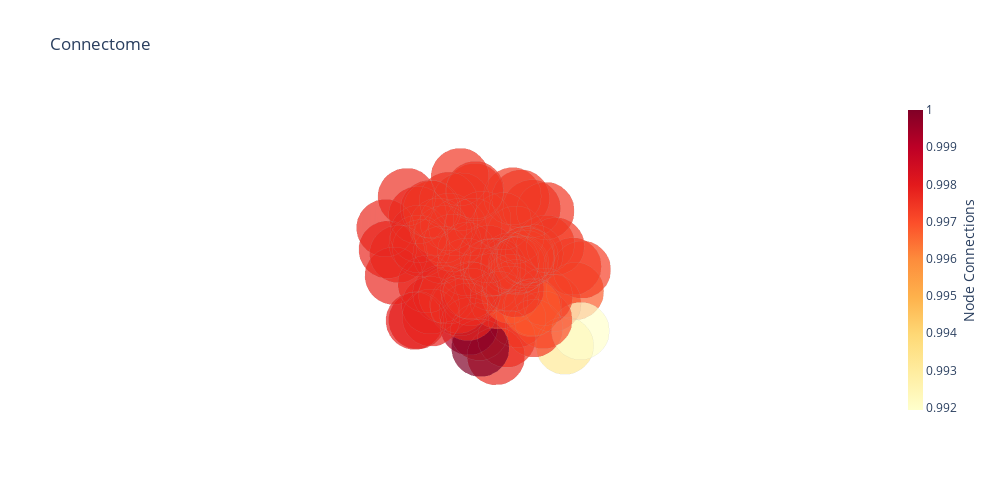

The cell this chart's notebook holds for it:
### Code cell
plot_nodes(data[10], opacity=0.7, colour='YlOrRd')

### Figure 1 — Plotly figure (JSON) as saved in the notebook; plotly's stock layout.template omitted (floating-point values rounded to 4 significant figures)
{"data": [{"hoverinfo": "text", "marker": {"color": [0.9974, 0.9977, 0.9931, 0.9973, 0.9974, 0.9975, 0.9974, 0.9974, 0.9975, 0.9975, 0.9976, 0.9973, 0.9975, 0.9975, 0.9975, 0.9976, 0.9976, 0.9976, 0.9977, 0.9976, 0.9977, 0.9977, 0.9977, 0.9976, 0.9978, 0.9978, 0.9992, 1, 0.9979, 0.9979, 0.9978, 0.9978, 0.9977, 0.9976, 0.9975, 0.9974, 0.9975, 0.9976, 0.9975, 0.9976, 0.9978, 0.9971, 0.9967, 0.9919, 0.9971, 0.9972, 0.9974, 0.9973, 0.9973, 0.9974, 0.9974, 0.9974, 0.9972, 0.9974, 0.9974, 0.9975, 0.9974, 0.9974, 0.9975, 0.9974, 0.9975, 0.9975, 0.9974, 0.9974, 0.9974, 0.9974, 0.9974, 0.9969, 0.9968, 0.9974, 0.9974, 0.9974, 0.9974, 0.9974, 0.9973, 0.9975, 0.9974, 0.9973, 0.9974, 0.9974, 0.9975, 0.9974, 0.9975], "colorbar": {"thickness": 15, "title": {"side": "right", "text": "Node Connections"}, "xanchor": "left"}, "colorscale": [[0, "rgb(255,255,204)"], [0.125, "rgb(255,237,160)"], [0.25, "rgb(254,217,118)"], [0.375, "rgb(254,178,76)"], [0.5, "rgb(253,141,60)"], [0.625, "rgb(252,78,42)"], [0.75, "rgb(227,26,28)"], [0.875, "rgb(189,0,38)"], [1, "rgb(128,0,38)"]], "line": {"color": "rgba(50,50,50,0.3)", "width": 0.5}, "opacity": 0.7, "size": 20, "symbol": "circle"}, "mode": "markers", "name": "actors", "text": ["rh.lateralorbitofrontal", "rh.parsorbitalis", "rh.frontalpole", "rh.medialorbitofrontal", "rh.parstriangularis", "rh.parsopercularis", "rh.rostralmiddlefrontal", "rh.superiorfrontal", "rh.caudalmiddlefrontal", "rh.precentral", "rh.paracentral", "rh.rostralanteriorcingulate", "rh.caudalanteriorcingulate", "rh.posteriorcingulate", "rh.isthmuscingulate", "rh.postcentral", "rh.supramarginal", "rh.superiorparietal", "rh.inferiorparietal", "rh.precuneus", "rh.cuneus", "rh.pericalcarine", "rh.lateraloccipital", "rh.lingual", "rh.fusiform", "rh.parahippocampal", "rh.entorhinal", "rh.temporalpole", "rh.inferiortemporal", "rh.middletemporal", "rh.bankssts", "rh.superiortemporal", "rh.transversetemporal", "rh.insula", "Right-Thalamus-Proper", "Right-Caudate", "Right-Putamen", "Right-Pallidum", "Right-Accumbens-area", "Right-Hippocampus", "Right-Amygdala", "lh.lateralorbitofrontal", "lh.parsorbitalis", "lh.frontalpole", "lh.medialorbitofrontal", "lh.parstriangularis", "lh.parsopercularis", "lh.rostralmiddlefrontal", "lh.superiorfrontal", "lh.caudalmiddlefrontal", "lh.precentral", "lh.paracentral", "lh.rostralanteriorcingulate", "lh.caudalanteriorcingulate", "lh.posteriorcingulate", "lh.isthmuscingulate", "lh.postcentral", "lh.supramarginal", "lh.superiorparietal", "lh.inferiorparietal", "lh.precuneus", "lh.cuneus", "lh.pericalcarine", "lh.lateraloccipital", "lh.lingual", "lh.fusiform", "lh.parahippocampal", "lh.entorhinal", "lh.temporalpole", "lh.inferiortemporal", "lh.middletemporal", "lh.bankssts", "lh.superiortemporal", "lh.transversetemporal", "lh.insula", "Left-Thalamus-Proper", "Left-Caudate", "Left-Putamen", "Left-Pallidum", "Left-Accumbens-area", "Left-Hippocampus", "Left-Amygdala", "Brain-Stem"], "type": "scatter3d", "x": [25.01, 43.79, 9.596, 5.799, 48.4, 48.19, 33.75, 10.98, 37.09, 43.14, 7.869, 6.377, 5.578, 5.761, 7.733, 47.91, 55.7, 25.56, 44.92, 9.752, 6.562, 7.694, 33.85, -1, 34.32, 25.04, 23.99, 30.97, 51.18, 58.72, 55.88, 54.11, 45.48, 37.46, 11.58, 14.02, 26.46, 21.44, 9.618, 26.54, 23.59, -24.08, -43.18, -6.732, -4.81, -47.45, -47.12, -32.96, -9.884, -35.49, -42.58, -6.47, -5.483, -4.827, -4.974, -6.78, -47.1, -55.42, -24.52, -43.52, -8.792, -7.006, -9.405, -31.03, -15.11, -33.9, -25.13, -24.59, -28.24, -51.03, -57.7, -53.88, -52.75, -44.51, -36.64, -11.31, -13.07, -25.54, -20.29, -8.141, -25.5, -22.72, -6.078], "y": [33.46, 41.47, 67.34, 40.74, 31.86, 14.45, 47.6, 33.19, 10.22, -5.411, -25.75, 38.78, 22.59, -16.96, -47.36, -19.14, -33.66, -62.7, -64.24, -59.09, -79.69, -79.18, -86.47, -95.33, -34.94, -32.24, -3.983, 15.02, -29.02, -20.46, -43.82, -7.42, -20.83, 1.417, -18.75, 9.059, 1.369, -5.035, 11.92, -23.52, -5.094, 33.89, 39.95, 67.75, 40.48, 32.22, 15.82, 47.51, 31.96, 11.53, -5.498, -27.93, 38.09, 20.28, -19.27, -47.58, -19.94, -35.35, -62.88, -66.02, -59.49, -78.46, -75.12, -87.28, -64.44, -35.86, -30.98, -6.357, 13.25, -30.23, -19.01, -43.5, -6.69, -20.81, 0.5929, -19.06, 9.085, 0.6731, -5.293, 11.42, -22.66, -5.12, -31.5], "z": [-16.65, -11.85, -8.942, -15.72, 5.604, 13.45, 16.78, 39.72, 46.99, 39.88, 55.5, 2.541, 26.67, 38.98, 20.76, 40.38, 32.8, 52.29, 34.7, 38.39, 24.16, 7.625, 1.078, -13.33, -24.98, -17.45, -32.6, -35.35, -25.08, -14.46, 9.959, -5.824, 9.927, 0.7318, 7.515, 10.53, 0.6181, -0.3633, -6.36, -13.07, -19.09, -16.32, -12.63, -7.798, -15.43, 3.797, 14.01, 16.52, 40.46, 46.37, 39.25, 56.96, 3.733, 28.45, 39.15, 20.75, 40.7, 34.48, 51.89, 33.8, 38.41, 24.54, 8.742, -0.106, -4.643, -24.99, -18.73, -32.68, -36.92, -24.64, -15.64, 8.758, -5.974, 9.401, 1.74, 7.391, 10.97, 0.9464, -0.0973, -6.321, -13.69, -18.84, -32.85]}], "layout": {"height": 500, "hovermode": "closest", "margin": {"t": 100}, "scene": {"xaxis": {"showbackground": false, "showgrid": false, "showline": false, "showticklabels": false, "title": {"text": ""}, "zeroline": false}, "yaxis": {"showbackground": false, "showgrid": false, "showline": false, "showticklabels": false, "title": {"text": ""}, "zeroline": false}, "zaxis": {"showbackground": false, "showgrid": false, "showline": false, "showticklabels": false, "title": {"text": ""}, "zeroline": false}}, "showlegend": false, "title": {"text": "Connectome"}, "width": 1000}}
